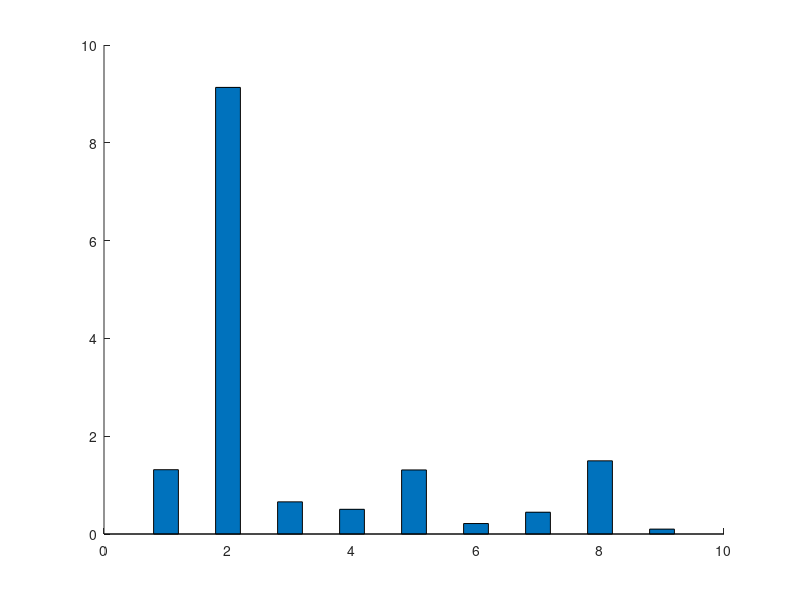

Source code (MATLAB): (Note: this script raises an error after producing the figure.)
close all;
M = importdata('FixationGroupResultsCSV.csv');

% subject = {'A' 'B' 'C' 'D' 'E' 'F' 'G' 'H'};
% subject = categorical(subject);

subject = M(:,1);

RBX = M(:,2);
RBY = M(:,3);
BRX = M(:,4);
BRY = M(:,5);

figure; hold on
b = bar(subject, RBX , 0.4);
yline(1);
axis([0.5 8.5 0 10]);
xticklabels({'A' 'B' 'C' 'D' 'E' 'F' 'G' 'H' ''});
set(gca, 'YScale', 'log');
axis square;
xlabel('Subject');
ylabel('Fixation Amplitude/Calibration Amplitude');
xtips1 = b(1).XEndPoints(1:8);
ytips1 = b(1).YEndPoints(1:8);
labels1 = string(round(b(1).YData(1:8),2))
text(xtips1, ytips1, labels1, 'HorizontalAlignment', 'center',...
    'VerticalAlignment', 'bottom')


% figure; hold on;
% scatter(subject,RBX,'MarkerFaceColor', 'r')
% yline(1);
% axis([0.5 8.5 ylim]);
% set(gca, 'YScale', 'log');
% xticklabels({'A' 'B' 'C' 'D' 'E' 'F' 'G' 'H'});
% yticks([0.214 0.3 0.4 0.5 0.6 0.7 0.8 0.9 1 1.1 1.2 1.3 1.4 1.5 2 3 4 5 6 7 8 9.13]);
% axis square;
% xlabel('Subject')
% ylabel('Fixation/Calibration Amplitude');

%{
figure; hold on;
scatter(subject,RBY,'MarkerFaceColor', 'r')
% yline(1);
axis square;
xlabel('Subject')
ylabel('Fixation/Calibration Amplitude');

figure; hold on;
scatter(subject,BRX,'MarkerFaceColor', 'r')
% yline(1);
axis square;
xlabel('Subject')
ylabel('Fixation/Calibration Amplitude');

figure; hold on;
scatter(subject,BRY,'MarkerFaceColor', 'r')
% yline(1);
axis square;
xlabel('Subject')
ylabel('Fixation/Calibration Amplitude');
%}